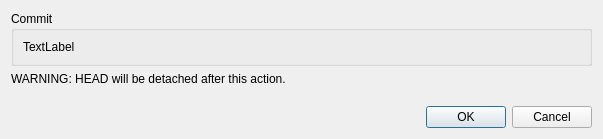
<?xml version="1.0" encoding="UTF-8"?>
<ui version="4.0">
 <class>CheckoutDialog</class>
 <widget class="QDialog" name="CheckoutDialog">
  <property name="geometry">
   <rect>
    <x>0</x>
    <y>0</y>
    <width>603</width>
    <height>139</height>
   </rect>
  </property>
  <property name="sizePolicy">
   <sizepolicy hsizetype="Preferred" vsizetype="Preferred">
    <horstretch>0</horstretch>
    <verstretch>0</verstretch>
   </sizepolicy>
  </property>
  <property name="windowTitle">
   <string>Checkout</string>
  </property>
  <layout class="QVBoxLayout" name="verticalLayout">
   <item>
    <widget class="QGroupBox" name="groupBox">
     <property name="sizePolicy">
      <sizepolicy hsizetype="Preferred" vsizetype="Preferred">
       <horstretch>0</horstretch>
       <verstretch>0</verstretch>
      </sizepolicy>
     </property>
     <property name="title">
      <string>Commit</string>
     </property>
     <layout class="QVBoxLayout" name="verticalLayout_2">
      <item>
       <widget class="QLabel" name="commitLabel">
        <property name="sizePolicy">
         <sizepolicy hsizetype="Preferred" vsizetype="Minimum">
          <horstretch>0</horstretch>
          <verstretch>0</verstretch>
         </sizepolicy>
        </property>
        <property name="text">
         <string>TextLabel</string>
        </property>
        <property name="alignment">
         <set>Qt::AlignLeading|Qt::AlignLeft|Qt::AlignVCenter</set>
        </property>
        <property name="wordWrap">
         <bool>true</bool>
        </property>
       </widget>
      </item>
     </layout>
    </widget>
   </item>
   <item>
    <widget class="QLabel" name="label">
     <property name="sizePolicy">
      <sizepolicy hsizetype="Preferred" vsizetype="Preferred">
       <horstretch>0</horstretch>
       <verstretch>0</verstretch>
      </sizepolicy>
     </property>
     <property name="text">
      <string>WARNING: HEAD will be detached after this action.</string>
     </property>
    </widget>
   </item>
   <item>
    <spacer name="verticalSpacer">
     <property name="orientation">
      <enum>Qt::Vertical</enum>
     </property>
     <property name="sizeHint" stdset="0">
      <size>
       <width>20</width>
       <height>40</height>
      </size>
     </property>
    </spacer>
   </item>
   <item>
    <widget class="QDialogButtonBox" name="buttonBox">
     <property name="orientation">
      <enum>Qt::Horizontal</enum>
     </property>
     <property name="standardButtons">
      <set>QDialogButtonBox::Cancel|QDialogButtonBox::Ok</set>
     </property>
    </widget>
   </item>
  </layout>
 </widget>
 <resources/>
 <connections>
  <connection>
   <sender>buttonBox</sender>
   <signal>accepted()</signal>
   <receiver>CheckoutDialog</receiver>
   <slot>accept()</slot>
   <hints>
    <hint type="sourcelabel">
     <x>248</x>
     <y>254</y>
    </hint>
    <hint type="destinationlabel">
     <x>157</x>
     <y>274</y>
    </hint>
   </hints>
  </connection>
  <connection>
   <sender>buttonBox</sender>
   <signal>rejected()</signal>
   <receiver>CheckoutDialog</receiver>
   <slot>reject()</slot>
   <hints>
    <hint type="sourcelabel">
     <x>316</x>
     <y>260</y>
    </hint>
    <hint type="destinationlabel">
     <x>286</x>
     <y>274</y>
    </hint>
   </hints>
  </connection>
 </connections>
</ui>
